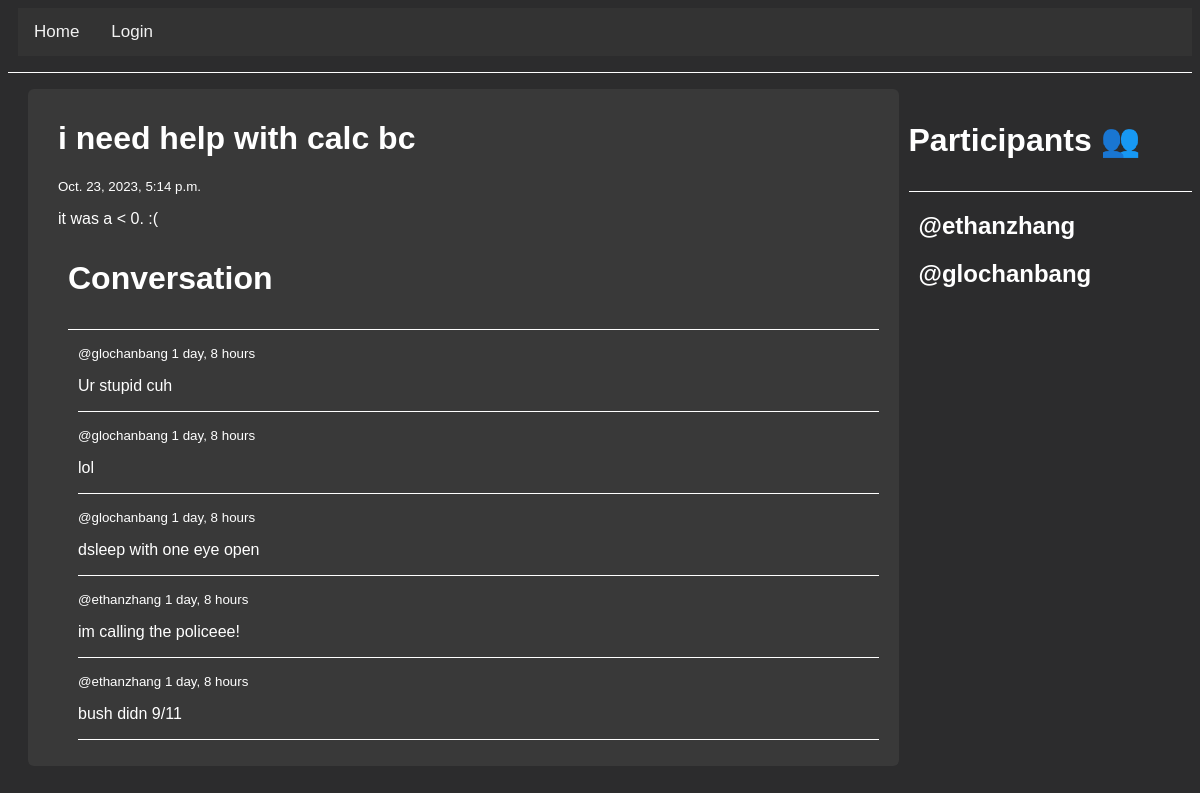
Page /question/10 on the committed database.
### questions/models.py (models this page shows, shortened)
class Question(models.Model):
    class Subject(models.TextChoices):
        MATH = 'Math'
        SCIENCE = 'Science'
        SOCIAL_STUDIES = 'Social Studies'
        ELA = 'Ela'
    author = models.ForeignKey(User, on_delete=models.SET_NULL, null=True)
    title = models.CharField(max_length=200)
    subject = models.CharField(max_length=20, choices = Subject.choices, null=False, blank=False )
    description = models.TextField(null=True, blank=True)
    participants = models.ManyToManyField(User, related_name='participants', blank=True)
    updated = models.DateTimeField(auto_now=True)
    created = models.DateTimeField(auto_now_add=True)

class Response(models.Model):
    user = models.ForeignKey(User, on_delete=models.SET_NULL, null=True)
    question = models.ForeignKey(Question, on_delete=models.CASCADE)
    body = models.TextField()
    created = models.DateTimeField(auto_now_add=True)
    class Meta:
        ordering = ['-created']

### questions/views.py (the view, shortened to what this page needs)
# urls.py: path('question/<str:pk>', question, name = 'question'),
def question(request, pk):
    question = Question.objects.get(id = pk)
    question_responses = question.response_set.all().order_by('created')
    participants = question.participants.all()
    return render(request, 'questions/question.html', {'question': question, 'responses': question_responses, 'participants': participants})

### questions/templates/questions/question.html (shortened to what this page needs)
{% extends 'main.html' %}
{% block content %}
<div class="room-container">
        <div class="media content-section">
            <h1>{{question.title}}</h1>
            <small>{{ question.created }}</small>
            <p>{{ question.description }}</p>
            <div class="comment-wrapper">
                <h3>Conversation</h3>
                <hr>
                {% for response in responses %}
                 <div>
                   <small>@{{response.user.username}} {{response.created|timesince}}</small>
                    <p>{{response.body}}</p>
                    <hr>
                   </div>
                    {% endfor %}
                </div>
    </div>
        <div>
            <h3>Participants 👥</h3>
            <hr>
            {% for user in participants %}
                <div>
                    <h2>@{{user.username}}</h2>
                </div>
            {% endfor %}
    </div>
</div>
{% endblock content %}

### static/styles/main.css (style rules this page uses)
body { background: #2c2c2d; color: white; font-family: sans-serif; }
h1, h2, h3, h4, h5, h6 { color: white; }
h3 { font-size: 2rem; }
hr { background-color: white; height: 1px; margin: 1rem 0; border: none; }
div { margin-left: 10px; border-radius: 0px; border-color: white; }
.content-section { background: #393939; padding: 10px 20px 10px 30px; border: 1px #dddddd; border-radius: 6px; margin-bottom: 20px; }

### questions/templates/questions/question.html (style rules this page uses)
.room-container { display: grid; grid-template-columns: 3fr 1fr; }

### rows in the picture
Question: title "i need help with calc bc", created "Oct. 23, 2023, 5:14 p.m.", description "it was a < 0. :("
Response: user.username "glochanbang", created "1 day, 8 hours", body "Ur stupid cuh"
Response: user.username "glochanbang", created "1 day, 8 hours", body "lol"
Response: user.username "glochanbang", created "1 day, 8 hours", body "dsleep with one eye open"
Response: user.username "ethanzhang", created "1 day, 8 hours", body "im calling the policeee!"
Response: user.username "ethanzhang", created "1 day, 8 hours", body "bush didn 9/11"

### other values in the picture
{{ user.username }} "ethanzhang"
{{ user.username }} "glochanbang"
